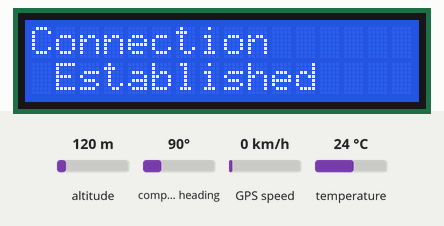
Simulated run of this sketch. Board: ESP32. Shown: 16×2 character LCD. The inputs (shaded band) are chosen by the test bench; at power-on: temperature 24 °C, altitude 120 m, compass heading 90°, GPS speed 0 km/h. WiFi joins after 1.5 s; servers stay silent unless stated; the local clock reads 2024-03-15 10:24:30 at power-on unless the sketch sets it; the GPS gets a fix after 3 s at 37.7749, -122.4194 with 8 satellites; what the sketch prints to the serial monitor is not drawn.

Above: at 2.2 s.
At 7.3 s:
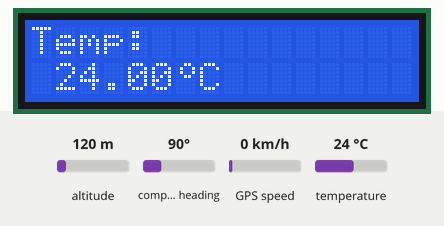
7.4 s: temperature set to 12 °C
At 18.4 s:
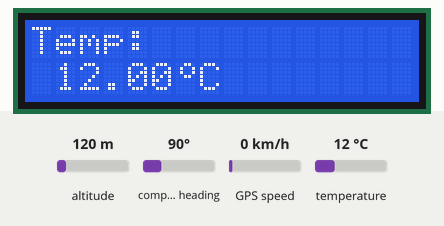
18.8 s: temperature set to 19 °C
At 29.3 s:
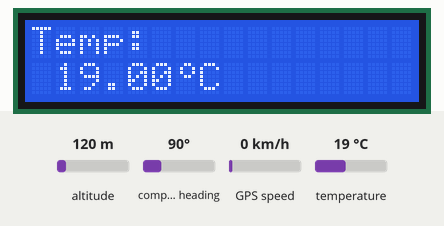
29.6 s: temperature set to 28 °C
At 39.4 s:
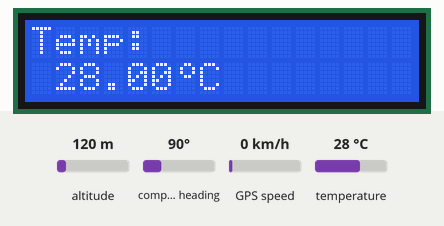
Timing chart, 0 to 40.9 s (numbered marks = the images above; inputs shaded):
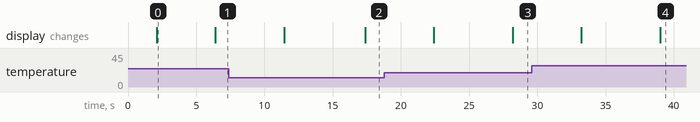

The sketch:

generator-tracking-project.ino
```cpp
#include <Arduino.h>
#include <TinyGPS++.h>
#include <SoftwareSerial.h>
#include <LiquidCrystal_I2C.h>
#include <OneWire.h>
#include <DallasTemperature.h>
#include <Firebase_ESP_Client.h>
#include "time.h"

// Provide the token generation process info.
#include "addons/TokenHelper.h"
// Provide the RTDB payload printing info and other helper functions.
#include "addons/RTDBHelper.h"

// Network credentials
#define WIFI_SSID "kaveenThivanka’s iPhone"
#define WIFI_PASSWORD "987654321"

// Insert Firebase project API Key
#define API_KEY "AIzaSyAAGAr-esUeltNoJput1rLuRZHBpdNk0ho"

// Insert RTDB URLefine the RTDB URL */
#define DATABASE_URL "https://generator-tracking-ipc-project-default-rtdb.asia-southeast1.firebasedatabase.app/"

// Define Firebase Data object
FirebaseData fbdo;
FirebaseAuth auth;
FirebaseConfig config;

unsigned long sendDataPrevMillis = 0;
int count = 0;
bool signupOK = false;

static const int RXPin = 16, TXPin = 17;
int lcdColumns = 16;
int lcdRows = 2;

// The TinyGPS++ object
TinyGPSPlus gps;

// The serial connection to the GPS device
SoftwareSerial ss(RXPin, TXPin);
LiquidCrystal_I2C lcd(0x27, lcdColumns, lcdRows);

TaskHandle_t Task1;
TaskHandle_t Task2;

SemaphoreHandle_t sema;

float lat;
float lng;
float temperature;

int timestamp;
FirebaseJson json;

String databasePath;
String parentPath;

const int oneWireBus = 4;
OneWire oneWire(oneWireBus);
DallasTemperature sensors(&oneWire);

byte degreeSymbol[8] = {
  B00110,
  B01001,
  B01001,
  B00110,
  B00000,
  B00000,
  B00000,
  B00000
};

uint64_t chipId;

// Initialize WiFi
void initWiFi() {
  WiFi.begin(WIFI_SSID, WIFI_PASSWORD);
  Serial.print("Connecting to WiFi ..");
  lcd.setCursor(0, 0);
  lcd.print("Connecting to");
  lcd.setCursor(11, 1);
  lcd.print("Wi-Fi");
  while (WiFi.status() != WL_CONNECTED) {
    Serial.print('.');
    delay(1000);
  }
  Serial.println(WiFi.localIP());
  lcd.clear();
  lcd.setCursor(0, 0);
  lcd.print("Connection");
  lcd.setCursor(1, 1);
  lcd.print("Established");
  delay(3000);
  Serial.println();
}

// Function that gets current epoch time
unsigned long getTime() {
  time_t now;
  struct tm timeinfo;
  if (!getLocalTime(&timeinfo)) {
    //Serial.println("Failed to obtain time");
    return (0);
  }
  time(&now);
  return now;
}

void setup() {
  Serial.begin(9600);
  ss.begin(9600);

  lcd.init();
  lcd.backlight();
  lcd.createChar(0, degreeSymbol);

  initWiFi();

  setenv("TZ", "Asia/Colombo", 1);
  configTime(0, 0, "pool.ntp.org", "time.nist.gov");

  /* Assign the api key (required) */
  config.api_key = API_KEY;

  /* Assign the RTDB URL (required) */
  config.database_url = DATABASE_URL;

  /* Sign up */
  if (Firebase.signUp(&config, &auth, "", "")) {
    Serial.println("ok");
    signupOK = true;
  } else {
    Serial.printf("%s\n", config.signer.signupError.message.c_str());
  }

  /* Assign the callback function for the long running token generation task */
  config.token_status_callback = tokenStatusCallback;  //see addons/TokenHelper.h

  Firebase.begin(&config, &auth);
  Firebase.reconnectWiFi(true);

  sema = xSemaphoreCreateBinary();

  sensors.begin();

  xTaskCreatePinnedToCore(
    Task1code, /* Task function. */
    "Task1",   /* name of task. */
    10000,     /* Stack size of task */
    NULL,      /* parameter of the task */
    1,         /* priority of the task */
    &Task1,    /* Task handle to keep track of created task */
    0);        /* pin task to core 0 */
  delay(500);

  xTaskCreatePinnedToCore(
    Task2code, /* Task function. */
    "Task2",   /* name of task. */
    10000,     /* Stack size of task */
    NULL,      /* parameter of the task */
    1,         /* priority of the task */
    &Task2,    /* Task handle to keep track of created task */
    1);        /* pin task to core 1 */
  delay(500);
}

void Task1code(void *pvParameters) {
  Serial.print("Task1 running on core ");
  Serial.println(xPortGetCoreID());

  while (1) {
    if (ss.available() > 0) {
      if (gps.encode(ss.read())) {
        if (gps.location.isUpdated()) {
          xSemaphoreGive(sema);
          vTaskDelay(1000 / portTICK_PERIOD_MS);
        }
      }
    }
  }
}

void Task2code(void *pvParameters) {
  Serial.print("Task2 running on core ");
  Serial.println(xPortGetCoreID());
  unsigned long previousMillis = 0;
  const long interval = 5000;
  chipId = ESP.getEfuseMac();
  Serial.printf("ESP32 Chip ID: %04X", (uint16_t)(chipId >> 32));
  Serial.printf("%08X\n", (uint32_t)chipId);
  databasePath = "/GeneratorData/" + String(chipId, HEX) + "/readings";
  while (1) {
    if (xSemaphoreTake(sema, portMAX_DELAY)) {
      unsigned long currentMillis = millis();

      if ((currentMillis - previousMillis >= interval) || previousMillis == 0) {
        previousMillis = currentMillis;
        performTempOperation();
        vTaskDelay(5000 / portTICK_PERIOD_MS);
        performGPSOperation();
        vTaskDelay(5000 / portTICK_PERIOD_MS);
      }

      if (Firebase.ready() && signupOK && (millis() - sendDataPrevMillis > 60000 || sendDataPrevMillis == 0)) {
        sendDataPrevMillis = millis();
        //Get current timestamp
        timestamp = getTime();
        Serial.print("time: ");
        Serial.println(timestamp);

        parentPath = databasePath + "/" + String(timestamp);

        String formattedDate = String(gps.date.year()) + "-" + String(gps.date.month()) + "-" + String(gps.date.day());
        String formattedTime = String(gps.time.hour()) + ":" + String(gps.time.minute()) + ":" + String(gps.time.second());

        // Clear the JSON object before adding new data
        json.clear();
        json.set("latitude", gps.location.lat());
        json.set("longitude", gps.location.lng());
        json.set("satellitesInUse", gps.satellites.value());
        json.set("date", formattedDate);
        json.set("time", formattedTime);
        json.set("temperatureInCelcius", temperature);
        json.set("timestamp", String(timestamp));

        // Serial.printf("Set json... %s\n", Firebase.RTDB.setJSON(&fbdo, parentPath.c_str(), &json) ? "ok" : fbdo.errorReason().c_str());

        if (Firebase.RTDB.setJSON(&fbdo, parentPath.c_str(), &json)) {
          Serial.println("Data sent to Firebase successfully!");
        } else {
          Serial.println("Failed to send data to Firebase");
          Serial.println("Reason: " + fbdo.errorReason());
        }
      }
    }
  }
}

void performTempOperation() {
  sensors.requestTemperatures();
  float temperatureC = sensors.getTempCByIndex(0);
  Serial.print(temperatureC);
  temperature = temperatureC;
  Serial.println("ºC");
  lcd.clear();
  lcd.setCursor(0, 0);
  lcd.print("Temp: ");
  lcd.setCursor(1, 1);
  String formattedNumber = String(temperatureC, 2);
  lcd.print(formattedNumber);
  lcd.write(0);
  lcd.print("C");
}

void performGPSOperation() {
  Serial.print("Latitude= ");
  Serial.print(gps.location.lat());
  Serial.print(" Longitude= ");
  Serial.println(gps.location.lng());
  lcd.clear();
  lcd.setCursor(0, 0);
  lcd.print("Lat: ");
  lcd.print(gps.location.lat(), 6);
  lcd.setCursor(0, 1);
  lcd.print("Long: ");
  lcd.print(gps.location.lng(), 6);
}

void loop() {
}
```

Measured:
- after the input at 7.4 s, the display: first differs from a run without the input after 10.0 s (image 2)
- after the input at 18.8 s, the display: first differs from a run without the input after 9.4 s (image 3)
- after the input at 29.6 s, the display: first differs from a run without the input after 9.4 s (image 4)
- what the display in image 0 shows lasts 4.3 s, from 2.1 s to 6.4 s
